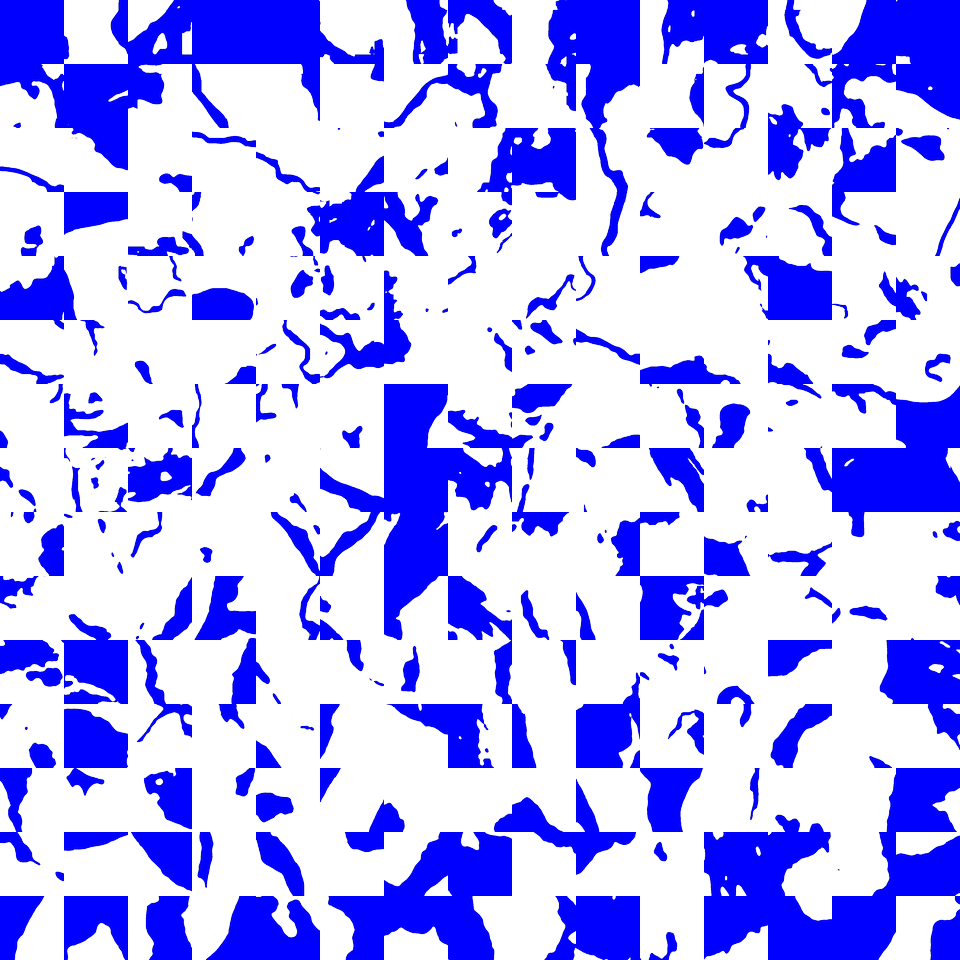

Reproduce this figure in Python.
"""
Mosaic Image Generator
----------------------
Arranges PNG images in a 15x15 grid mosaic.
You have 226 images but need 225 tiles (15x15).
Since 226 > 225, the script uses a random subset of 225 from your images.

Usage:
    python create_mosaic.py --input_dir ./your_images --output mosaic.png

Optional flags:
    --tile_size    Pixel size of each tile (default: 64)
    --input_dir    Folder containing your PNG files
    --output       Output file path (default: mosaic.png)
    --seed         Random seed for reproducibility (default: 42)
    --key          Path to CSV file with a 'keys' column to define tile order
"""

import csv
import os
import sys
import random
import argparse
from pathlib import Path

try:
    from PIL import Image
except ImportError:
    print("Pillow not found. Installing...")
    os.system(f"{sys.executable} -m pip install Pillow")
    from PIL import Image


def collect_images(input_dir: str) -> list[Path]:
    """Collect all PNG files from the input directory."""
    folder = Path(input_dir)
    if not folder.exists():
        raise FileNotFoundError(f"Input directory not found: {input_dir}")

    images = sorted(folder.glob("*.png"))
    if not images:
        raise ValueError(f"No PNG files found in: {input_dir}")

    print(f"Found {len(images)} PNG file(s).")
    return images


def build_tile_list(images: list[Path], grid_cols: int, grid_rows: int, seed: int) -> list[Path]:
    """
    Build the full list of tile paths for the mosaic.

    - 15x15 = 225 tiles, but we have 226 images.
    - If we have more images than tiles, randomly sample without replacement.
    - If we have fewer images than tiles, fill remaining slots from 24 random fillers.
    - Shuffle everything so any repeated images are spread out.
    """
    total_tiles = grid_cols * grid_rows          # 225
    n_images    = len(images)                     # 226

    random.seed(seed)

    if n_images >= total_tiles:
        # More images than tiles: pick a random subset (no repeats needed)
        tile_list = random.sample(images, total_tiles)
    else:
        # Fewer images than tiles: fill extras from 24 random fillers
        n_extra = total_tiles - n_images
        fillers   = random.choices(images, k=24)
        extra     = random.choices(fillers, k=n_extra)
        tile_list = list(images) + extra
        random.shuffle(tile_list)

    return tile_list


def build_tile_list_from_csv(csv_path: str, input_dir: str, grid_cols: int, grid_rows: int) -> list[Path]:
    """
    Build tile list by following the order defined in a CSV file.

    The CSV must have a 'keys' column with stem names (no extension).
    Each entry maps to <input_dir>/<key>.png.
    - If the CSV has more entries than tiles, only the first (grid_cols * grid_rows) are used.
    - If fewer, an error is raised.
    - Missing files are reported and skipped (tile slot left transparent).
    """
    folder     = Path(input_dir)
    total_tiles = grid_cols * grid_rows

    keys = []
    with open(csv_path, newline="", encoding="utf-8") as f:
        reader = csv.DictReader(f)
        if "keys" not in reader.fieldnames:
            raise ValueError(f"CSV must have a 'keys' column. Found columns: {reader.fieldnames}")
        for row in reader:
            key = row["keys"].strip()
            if key:
                keys.append(key)

    print(f"  CSV keys loaded : {len(keys)}")

    if len(keys) < total_tiles:
        raise ValueError(
            f"CSV has only {len(keys)} entries but the grid needs {total_tiles} tiles. "
            "Please provide enough keys or reduce the grid size."
        )

    # Use only as many keys as needed
    keys = keys[:total_tiles]

    tile_list = []
    missing   = []
    for key in keys:
        path = folder / f"{key}.png"
        if path.exists():
            tile_list.append(path)
        else:
            missing.append(key)
            tile_list.append(None)   # placeholder — tile stays transparent

    if missing:
        print(f"  [WARNING] {len(missing)} key(s) not found as PNG files:")
        for m in missing[:10]:
            print(f"    - {m}.png")
        if len(missing) > 10:
            print(f"    ... and {len(missing) - 10} more.")

    return tile_list


def load_and_resize(path: Path, tile_size: int) -> Image.Image:
    """Open an image and resize it to tile_size × tile_size (LANCZOS for quality)."""
    img = Image.open(path).convert("RGBA")
    return img.resize((tile_size, tile_size), Image.LANCZOS)


def create_mosaic(
    input_dir: str,
    output_path: str = "mosaic.png",
    tile_size: int = 64,
    grid_cols: int = 15,
    grid_rows: int = 15,
    seed: int = 42,
    key_csv: str = None,
) -> None:
    print(f"\n{'='*50}")
    print(f"  Mosaic settings")
    print(f"  Grid       : {grid_cols} × {grid_rows} = {grid_cols*grid_rows} tiles")
    print(f"  Tile size  : {tile_size}px")
    print(f"  Canvas     : {grid_cols*tile_size} × {grid_rows*tile_size} px")
    print(f"  Output     : {output_path}")
    if key_csv:
        print(f"  Order mode : CSV key file ({key_csv})")
    else:
        print(f"  Order mode : Random (seed={seed})")
    print(f"{'='*50}\n")

    images = collect_images(input_dir)

    if key_csv:
        tile_list = build_tile_list_from_csv(key_csv, input_dir, grid_cols, grid_rows)
    else:
        tile_list = build_tile_list(images, grid_cols, grid_rows, seed)

    canvas_w = grid_cols * tile_size
    canvas_h = grid_rows * tile_size
    canvas   = Image.new("RGBA", (canvas_w, canvas_h), (0, 0, 0, 0))

    total = len(tile_list)
    for idx, path in enumerate(tile_list):
        col = idx % grid_cols
        row = idx // grid_cols
        x   = col * tile_size
        y   = row * tile_size

        try:
            if path is None:
                pass  # leave tile transparent
            else:
                tile = load_and_resize(path, tile_size)
                canvas.paste(tile, (x, y), tile)  # use alpha mask for proper transparency
        except Exception as e:
            print(f"  [WARNING] Skipping {path.name}: {e}")

        # Progress bar
        if (idx + 1) % 100 == 0 or (idx + 1) == total:
            pct  = (idx + 1) / total * 100
            done = int(pct / 2)
            bar  = "█" * done + "░" * (50 - done)
            print(f"\r  [{bar}] {idx+1}/{total} ({pct:.1f}%)", end="", flush=True)

    print("\n\nSaving mosaic...")
    # Save as RGBA to preserve transparency from the original images
    canvas.save(output_path, "PNG", optimize=True)

    size_mb = os.path.getsize(output_path) / (1024 * 1024)
    print(f"Done! Saved to '{output_path}' ({size_mb:.1f} MB)\n")


if __name__ == "__main__":
    parser = argparse.ArgumentParser(description="Create a 15×15 mosaic from PNG images.")
    parser.add_argument(
        "--input_dir",
        type=str,
        default=".",
        help="Directory containing your PNG images (default: current directory)",
    )
    parser.add_argument(
        "--output",
        type=str,
        default="mosaic.png",
        help="Output file path (default: mosaic.png)",
    )
    parser.add_argument(
        "--tile_size",
        type=int,
        default=64,
        help="Pixel size for each tile square (default: 64)",
    )
    parser.add_argument(
        "--seed",
        type=int,
        default=42,
        help="Random seed for reproducibility (default: 42)",
    )
    parser.add_argument(
        "--key",
        type=str,
        default=None,
        help="Path to a CSV file with a 'keys' column. If set, tiles are placed in CSV order instead of randomly.",
    )
    args = parser.parse_args()

    create_mosaic(
        input_dir  = args.input_dir,
        output_path= args.output,
        tile_size  = args.tile_size,
        seed       = args.seed,
        key_csv    = args.key,
    )
